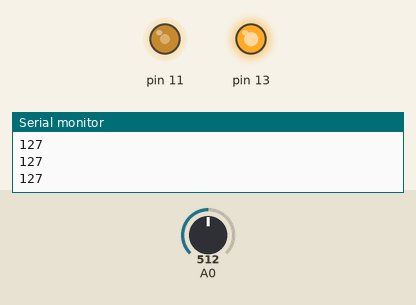
Recording of a sketch running on a simulated Arduino Uno, built with avr-gcc and run on an emulated ATmega328P. On the bench: output pins drawn as LEDs (lit = HIGH), the last lines printed to the serial monitor. The test bench sets the inputs (shaded band); at power-on: A0 = 512.

Above: at 1.2 s.
1.3 s: A0 set to 716
At 3.6 s:
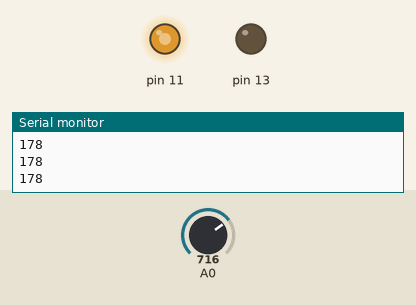
4.2 s: A0 set to 900
At 4.6 s:
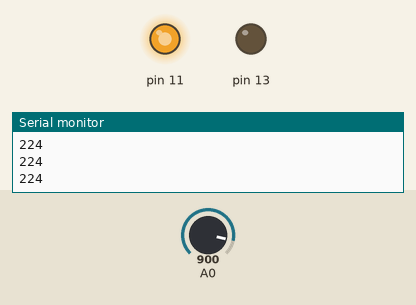
5.7 s: A0 set to 306
At 6.9 s:
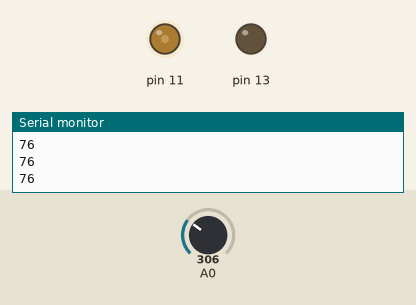
7.2 s: A0 set to 122
At 9.9 s:
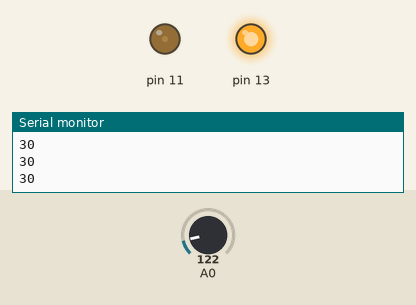
10.2 s: A0 set to 0
At 12.9 s:
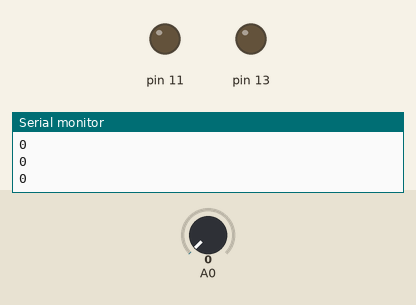
Timing chart, 0 to 14.2 s (numbered marks = the images above; inputs shaded):
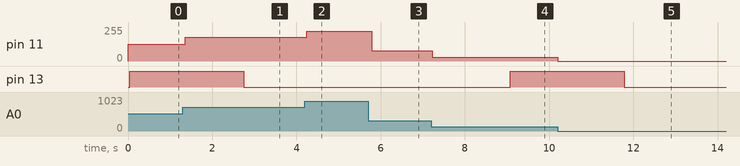

The sketch:

Blink_audio.ino
```cpp
void setup() {

  pinMode (13, OUTPUT);
  pinMode (11, OUTPUT);
  Serial.begin(9600);
}


int cnt = 0;

void loop() {

  // read POTI voltage in range 0...1023
  int val = analogRead(A0);

  // map analog input voltage to correct output range
  int outVal = map (val, 0, 1023, 0, 255);

  // write POTI voltage to output 11 0...255
  analogWrite(11, outVal);


  // write outval to pc with USB
  Serial.println(outVal);

  delay(40);


  // TURN MOTOR PIN on and off
  if (cnt==0) {
    digitalWrite(13, HIGH);
  }
  if (cnt==30) {
    digitalWrite(13, LOW);
  }


  // count to 100 and start with 0 again
  cnt = (cnt+1)%100;

  delay(50);
}
```

Measured:
- after the input at 1.3 s, pin 11: 127/255 → 178/255 after 0.06 s
- after the input at 4.2 s, pin 11: 178/255 → 224/255 after 0.05 s
- after the input at 5.7 s, pin 11: 224/255 → 76/255 after 0.08 s
- after the input at 7.2 s, pin 11: 76/255 → 30/255 at once
- after the input at 10.2 s, pin 11: 30/255 → 0/255 at once
